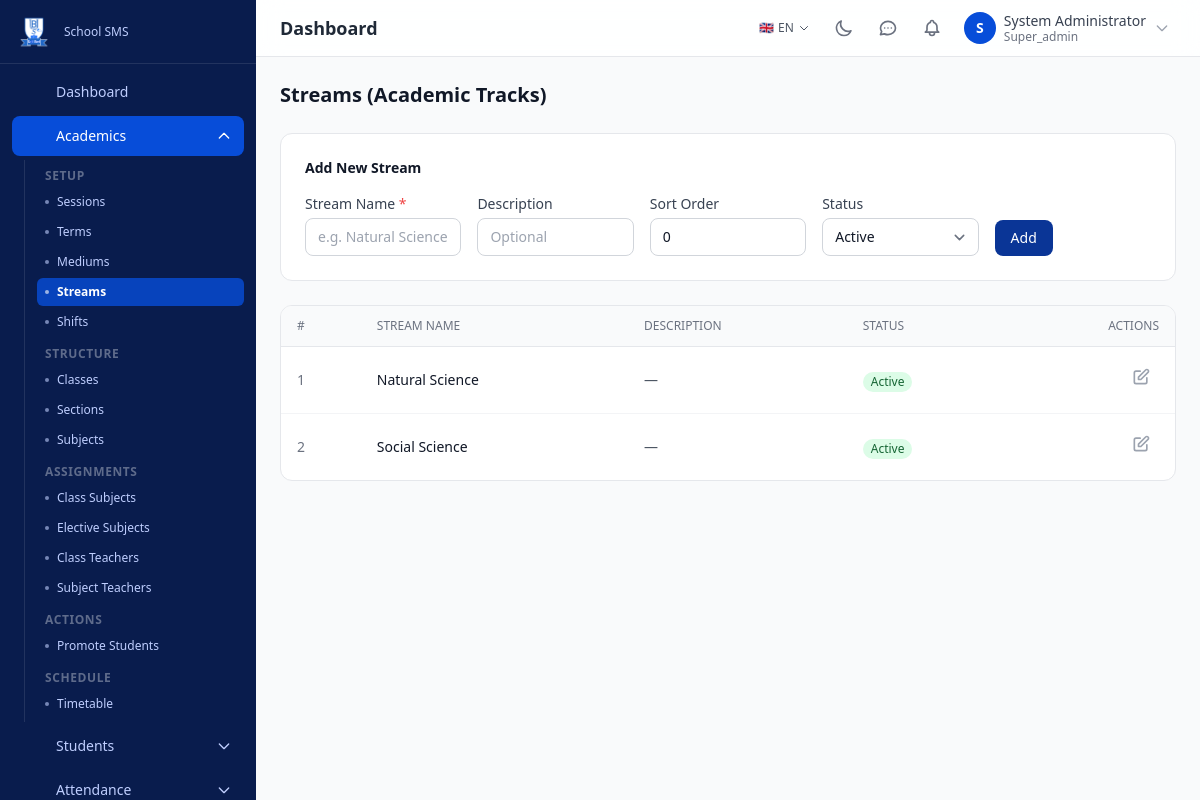
Screenshot of /academics/streams (signed in) with the database file from the repository.
### tables this page shows
CREATE TABLE IF NOT EXISTS `streams` (
    `id` BIGINT UNSIGNED NOT NULL AUTO_INCREMENT,
    `name` VARCHAR(100) NOT NULL,
    `description` VARCHAR(255) DEFAULT NULL,
    `is_active` TINYINT(1) NOT NULL DEFAULT 1,
    `sort_order` INT UNSIGNED NOT NULL DEFAULT 0,
    `created_at` DATETIME NOT NULL DEFAULT CURRENT_TIMESTAMP,
    `updated_at` DATETIME NOT NULL DEFAULT CURRENT_TIMESTAMP ON UPDATE CURRENT_TIMESTAMP,
    PRIMARY KEY (`id`)
);

### public/index.php (called while the page is built, shortened)
<?php
require APP_ROOT . '/core/env.php';
require APP_ROOT . '/core/db.php';
require APP_ROOT . '/core/security.php';
require APP_ROOT . '/core/validation.php';
require APP_ROOT . '/core/router.php';
router_dispatch();

### core/validation.php (called while the page is built, shortened)
<?php
function input(string $key, $default = '') {
    $value = $_POST[$key] ?? $_GET[$key] ?? $default;
    return $value;
}
function input_int(string $key, int $default = 0): int {
    return (int) input($key, $default);
}

### core/security.php (called while the page is built, shortened)
<?php
function e(?string $value): string {
    return htmlspecialchars($value ?? '', ENT_QUOTES | ENT_SUBSTITUTE, 'UTF-8');
}

### core/db.php (called while the page is built, shortened)
<?php
function db_connect(): PDO {
    static $pdo = null;
    if ($pdo === null) {
        $dsn = sprintf(
            'mysql:host=%s;port=%s;dbname=%s;charset=%s',
            DB_HOST,
            DB_PORT,
            DB_NAME,
            DB_CHARSET
        );
        try {
            $pdo = new PDO($dsn, DB_USER, DB_PASS, DB_OPTIONS);
        } catch (PDOException $e) {
            error_log('Database connection failed: ' . $e->getMessage());
            if (APP_DEBUG) {
                die('Database connection failed: ' . htmlspecialchars($e->getMessage()));
            }
            die('A database error occurred. Please try again later.');
        }
    }
    return $pdo;
}
function db_query(string $sql, array $params = []): PDOStatement {
    $pdo = db_connect();
    $stmt = $pdo->prepare($sql);
    $stmt->execute($params);
    return $stmt;
}
function db_fetch_all(string $sql, array $params = []): array {
    return db_query($sql, $params)->fetchAll();
}

### modules/academics/views/streams.php (the view, shortened to what this page needs)
<?php
$streams = db_fetch_all("SELECT * FROM streams ORDER BY sort_order ASC, name ASC");
$editId  = input_int('edit');
$editing = $editId ? db_fetch_one("SELECT * FROM streams WHERE id = ?", [$editId]) : null;
?>
<div class="max-w-4xl mx-auto">
    <h1 class="text-xl font-bold text-gray-900 dark:text-dark-text mb-6">Streams (Academic Tracks)</h1>
    <div class="bg-white dark:bg-dark-card rounded-xl border border-gray-200 dark:border-dark-border p-6 mb-6">
        <h2 class="text-sm font-semibold text-gray-900 dark:text-dark-text mb-4"><?= $editing ? 'Edit Stream' : 'Add New Stream' ?></h2>
        <form method="POST" action="<?= url('academics', 'stream-save') ?>" class="grid grid-cols-1 sm:grid-cols-2 lg:grid-cols-5 gap-4">
            <div>
                <label class="block text-sm font-medium text-gray-700 dark:text-gray-300 mb-1">Stream Name <span class="text-red-500">*</span></label>
                <input type="text" name="name" value="<?= e($editing['name'] ?? '') ?>" required placeholder="e.g. Natural Science"
                       class="w-full px-3 py-2 border border-gray-300 dark:border-dark-border rounded-lg text-sm bg-white dark:bg-dark-card dark:text-dark-text focus:ring-2 focus:ring-primary-500">
            </div>
            <div>
                <label class="block text-sm font-medium text-gray-700 dark:text-gray-300 mb-1">Description</label>
                <input type="text" name="description" value="<?= e($editing['description'] ?? '') ?>" placeholder="Optional"
                       class="w-full px-3 py-2 border border-gray-300 dark:border-dark-border rounded-lg text-sm bg-white dark:bg-dark-card dark:text-dark-text focus:ring-2 focus:ring-primary-500">
            </div>
            <div>
                <label class="block text-sm font-medium text-gray-700 dark:text-gray-300 mb-1">Sort Order</label>
                <input type="number" name="sort_order" value="<?= e($editing['sort_order'] ?? 0) ?>" min="0"
                       class="w-full px-3 py-2 border border-gray-300 dark:border-dark-border rounded-lg text-sm bg-white dark:bg-dark-card dark:text-dark-text focus:ring-2 focus:ring-primary-500">
            </div>
            <div>
                <label class="block text-sm font-medium text-gray-700 dark:text-gray-300 mb-1">Status</label>
                <select name="is_active" class="w-full px-3 py-2 border border-gray-300 dark:border-dark-border rounded-lg text-sm bg-white dark:bg-dark-card dark:text-dark-text focus:ring-2 focus:ring-primary-500">
                    <option value="1" <?= ($editing['is_active'] ?? 1) == 1 ? 'selected' : '' ?>>Active</option>
                </select>
            </div>
            <div class="flex items-end gap-2">
                <button type="submit" class="px-4 py-2 bg-primary-800 hover:bg-primary-900 text-white font-medium rounded-lg text-sm transition">
                    <?= $editing ? 'Update' : 'Add' ?>
                </button>
            </div>
        </form>
    </div>
    <div class="bg-white dark:bg-dark-card rounded-xl border border-gray-200 dark:border-dark-border overflow-hidden">
        <div class="overflow-x-auto"><table class="w-full">
            <thead class="bg-gray-50 dark:bg-dark-bg border-b">
                <tr>
                    <th class="px-4 py-3 text-left text-xs font-medium text-gray-500 dark:text-dark-muted uppercase">#</th>
                    <th class="px-4 py-3 text-left text-xs font-medium text-gray-500 dark:text-dark-muted uppercase">Stream Name</th>
                    <th class="px-4 py-3 text-left text-xs font-medium text-gray-500 dark:text-dark-muted uppercase">Description</th>
                    <th class="px-4 py-3 text-left text-xs font-medium text-gray-500 dark:text-dark-muted uppercase">Status</th>
                    <th class="px-4 py-3 text-right text-xs font-medium text-gray-500 dark:text-dark-muted uppercase">Actions</th>
                </tr>
            </thead>
            <tbody class="divide-y divide-gray-100 dark:divide-dark-border">
                <?php foreach ($streams as $i => $s): ?>
                    <tr class="hover:bg-gray-50 dark:bg-dark-bg">
                        <td class="px-4 py-3 text-sm text-gray-500 dark:text-dark-muted"><?= $i + 1 ?></td>
                        <td class="px-4 py-3 text-sm font-medium text-gray-900 dark:text-dark-text"><?= e($s['name']) ?></td>
                        <td class="px-4 py-3 text-sm text-gray-600 dark:text-dark-muted"><?= e($s['description'] ?? '—') ?></td>
                        <td class="px-4 py-3">
                            <?php if ($s['is_active']): ?>
                                <span class="inline-flex items-center px-2 py-0.5 rounded-full text-xs font-medium bg-green-100 text-green-800">Active</span>
                            <?php else: ?>
                                <span class="inline-flex items-center px-2 py-0.5 rounded-full text-xs font-medium bg-gray-100 dark:bg-dark-card2 text-gray-600 dark:text-dark-muted">Inactive</span>
                            <?php endif; ?>
                        </td>
                        <td class="px-4 py-3 text-right">
                            <a href="<?= url('academics', 'streams') ?>&edit=<?= $s['id'] ?>" class="p-2 text-gray-400 dark:text-gray-500 hover:text-yellow-600 rounded inline-block" title="Edit">
                                <svg class="w-5 h-5" fill="none" stroke="currentColor" viewBox="0 0 24 24"><path stroke-linecap="round" stroke-linejoin="round" stroke-width="2" d="M11 5H6a2 2 0 00-2 2v11a2 2 0 002 2h11a2 2 0 002-2v-5m-1.414-9.414a2 2 0 112.828 2.828L11.828 15H9v-2.828l8.586-8.586z"/></svg>
                            </a>
                        </td>
                    </tr>
                <?php endforeach; ?>
            </tbody>
        </table>
    </div></div>
</div>
<?php
require APP_ROOT . '/templates/layout.php';

### public/assets/css/app.css (style rules this page uses)
tbody tr { transition: background-color 0.15s ease; }
select { background-color: #fff; background-position: right 0.5rem center; background-repeat: no-repeat; background-size: 1.5em 1.5em; padding-right: 2.5rem; color: #374151; -webkit-appearance: none; -moz-appearance: none; appearance: none; }

### rows the page displays
streams: name "Natural Science", description "—", is_active "Active"
streams: name "Social Science", description "—", is_active "Active"

### other values shown
$item['label'] "Dashboard"
$item['label'] "Academics"
$groupLabel "SETUP"
$child['label'] "Sessions"
$child['label'] "Terms"
$child['label'] "Mediums"
$child['label'] "Streams"
$child['label'] "Shifts"
$groupLabel "STRUCTURE"
$child['label'] "Classes"
$child['label'] "Sections"
$child['label'] "Subjects"
$groupLabel "ASSIGNMENTS"
$child['label'] "Class Subjects"
$child['label'] "Elective Subjects"
